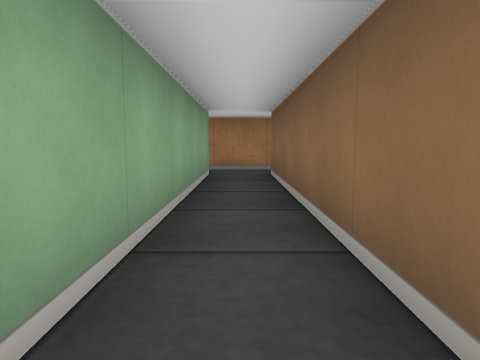
View 1 (above)

17 first-person views from a walk through a cub3D maze. The camera is about half as high as the walls, tilts 6° down and sees 70° across. The floor is counted in squares. Each view is taken from the middle of a square. On the plan, view 1 faces up. The plan holds only what a view shows up to about 9 squares ahead; the rest is blank.

View 2
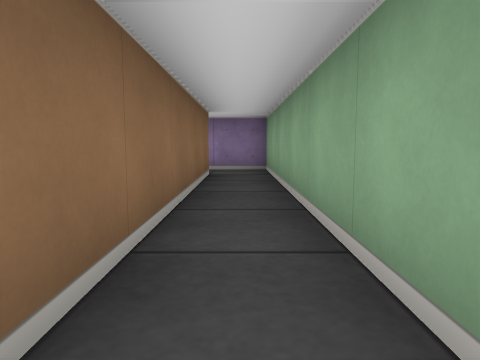

View 3
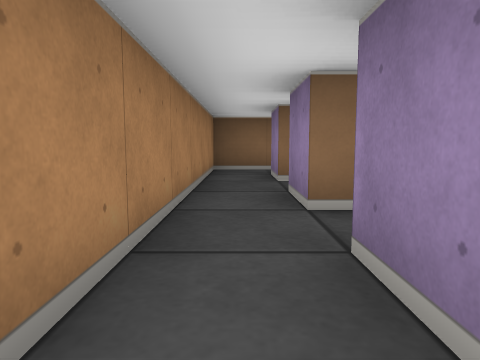

View 4
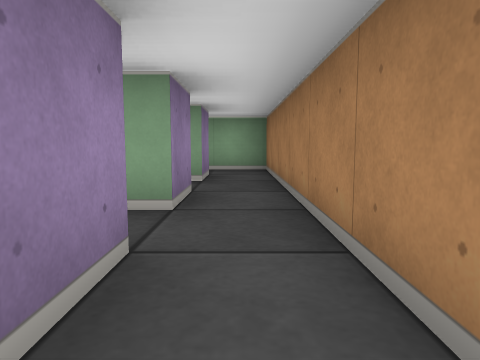

View 5
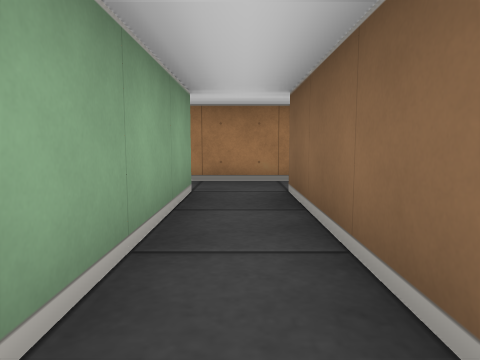

View 6
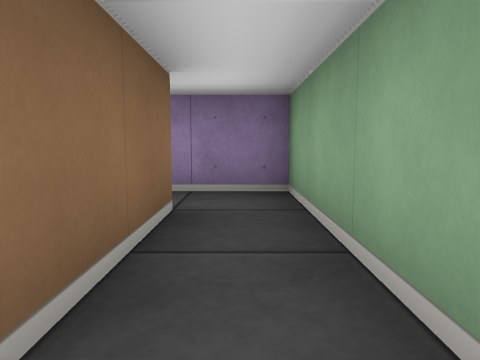

View 7
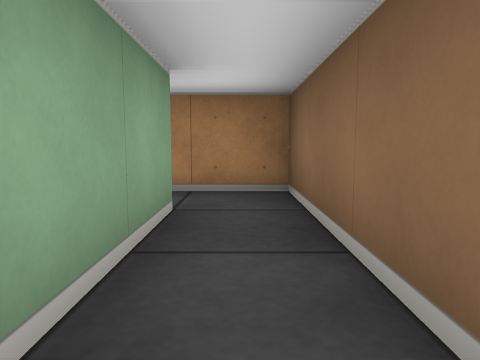

View 8
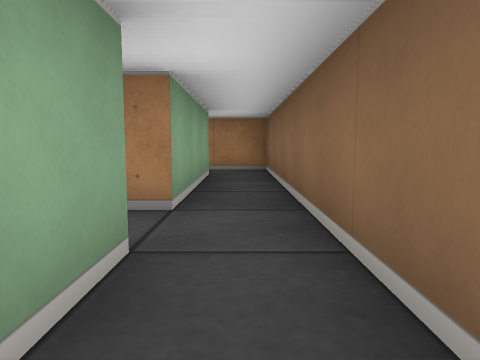

View 9
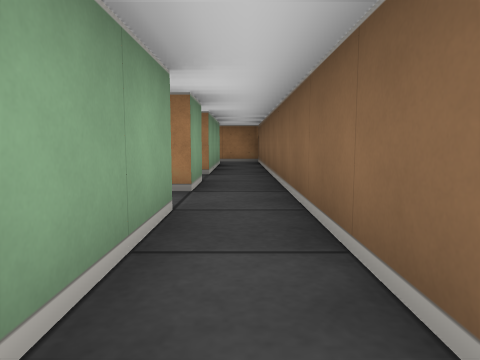

View 10
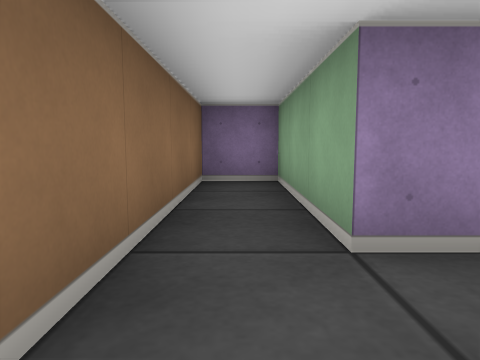

View 11
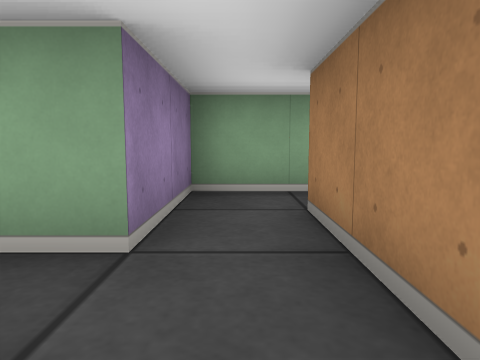

View 12
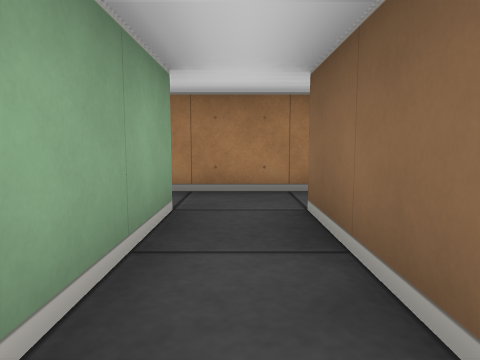

View 13
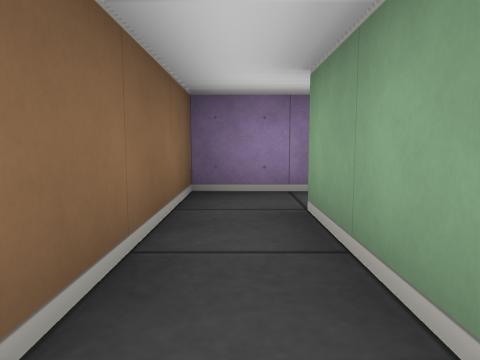

View 14
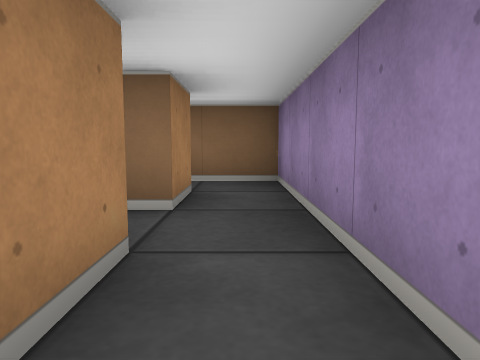

View 15
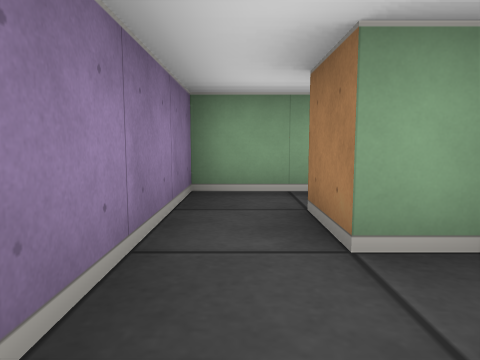

View 16
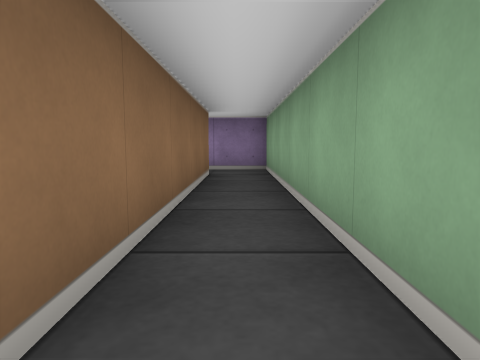

View 17
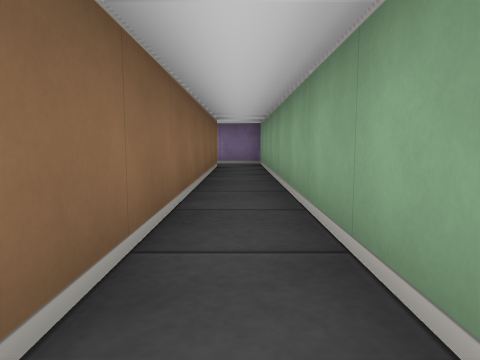

### Floor plan
Ten units are one square. View 1 is at (0, 0); x grows to the right and y downward. Boxes are objects, and circles mark ways between rooms. Rooms are numbered by the first view taken in them; rooms with no view inside come last. Other rooms are left out.
<svg viewBox="-30 -70 80 110">
<path fill="none" stroke="#000" d="M-5 -55 -5 5 15 5M15 -5 5 -5 5 -55 15 -55M15 -65 -5 -65M-15 -55 -5 -55M-5 25 -15 25 -15 -44M-5 -65 -25 -65 -25 35 -5 35M35 -55 35 -25M45 -15 45 -65 35 -65M15 -55 15 -15 28 -15M25 -25 25 -55 35 -55M35 -25 31 -25M35 -65 15 -65M35 5 35 35 45 35 45 -15M35 -15 35 -5M29 5 35 5M35 -5 15 -5M-5 35 25 35 25 5M-5 19 -5 25M15 5 15 25 5 25 5 21"/>
<circle cx="-10" cy="-60" r="3" fill="#2a7"/>
<circle cx="10" cy="-60" r="3" fill="#2a7"/>
<circle cx="10" cy="0" r="3" fill="#2a7"/>
<circle cx="-10" cy="30" r="3" fill="#2a7"/>
<circle cx="30" cy="-20" r="3" fill="#2a7"/>
<circle cx="30" cy="-60" r="3" fill="#2a7"/>
<circle cx="40" cy="-10" r="3" fill="#2a7"/>
<circle cx="30" cy="0" r="3" fill="#2a7"/>
<circle cx="20" cy="15" r="3" fill="#2a7"/>
<text x="0" y="-30">1</text>
<text x="-20" y="-20">2</text>
<text x="40" y="-40">3</text>
<text x="20" y="-40">4</text>
<text x="40" y="10">5</text>
<text x="20" y="0">6</text>
<text x="10" y="30">7</text>
</svg>
Room 1 opens to room 2. Room 1 opens to room 4. Room 1 opens to room 6. Room 2 opens to room 7. Room 3 opens to room 4. Room 3 opens to room 5. Room 5 opens to room 6. Room 6 opens to room 7.

Where each view was taken, in squares from view 1:
view 1: 0 up, 0 right, facing up
view 2: 6 up, 0 right, facing down
view 3: 6 up, 2 left, facing right
view 4: 6 up, 4 right, facing left
view 5: 2 up, 2 right, facing up
view 6: 5 up, 2 right, facing down
view 7: 3 up, 4 right, facing up
view 8: 0 up, 4 right, facing up
view 9: 3 down, 4 right, facing up
view 10: 1 up, 4 right, facing down
view 11: 0 up, 3 right, facing left
view 12: 3 down, 2 right, facing up
view 13: 0 up, 2 right, facing down
view 14: 3 down, 2 left, facing right
view 15: 3 down, 1 right, facing left
view 16: 3 up, 2 left, facing down
view 17: 5 up, 2 left, facing down
